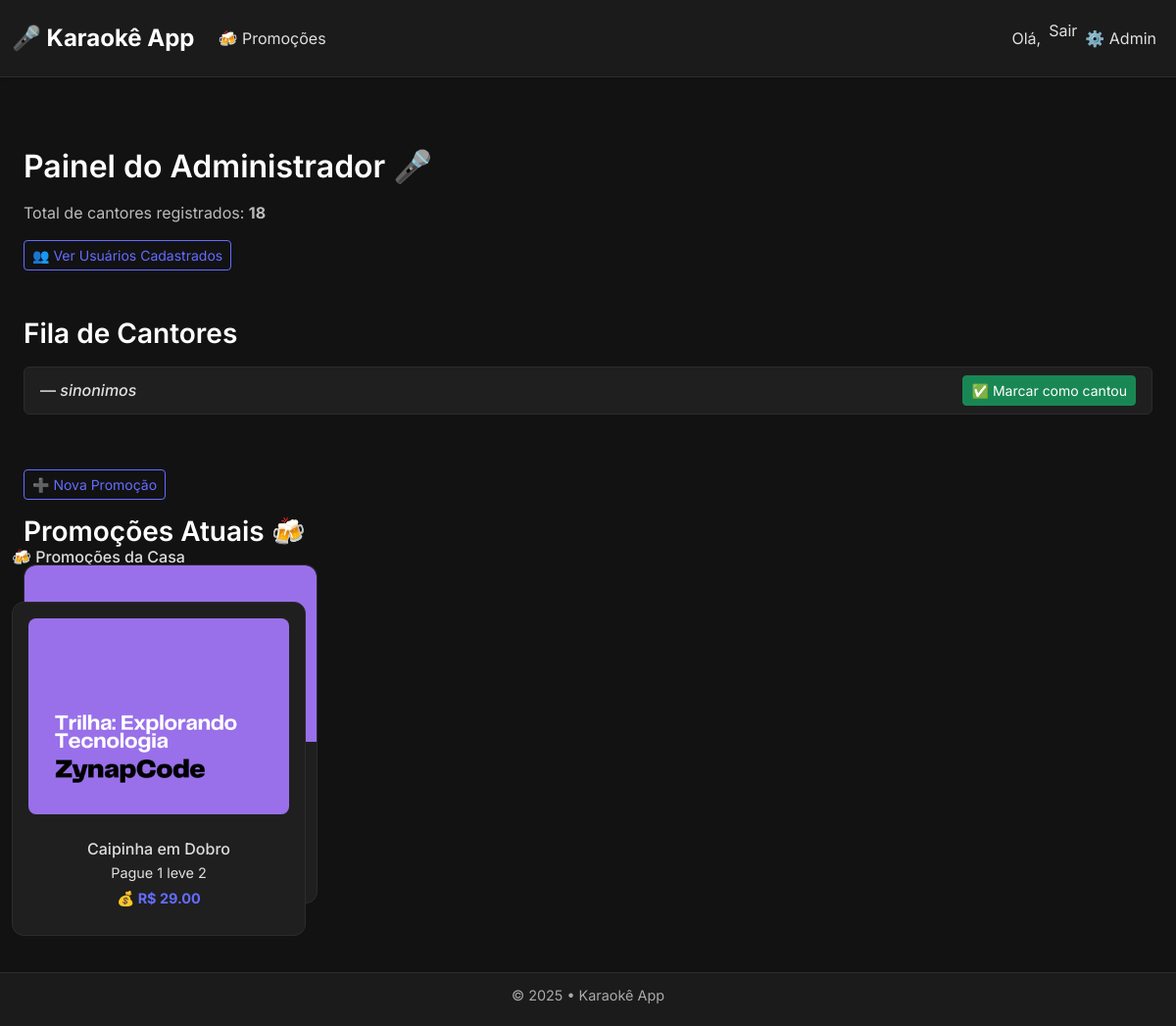
The app's page /painel/ (signed in), older data.
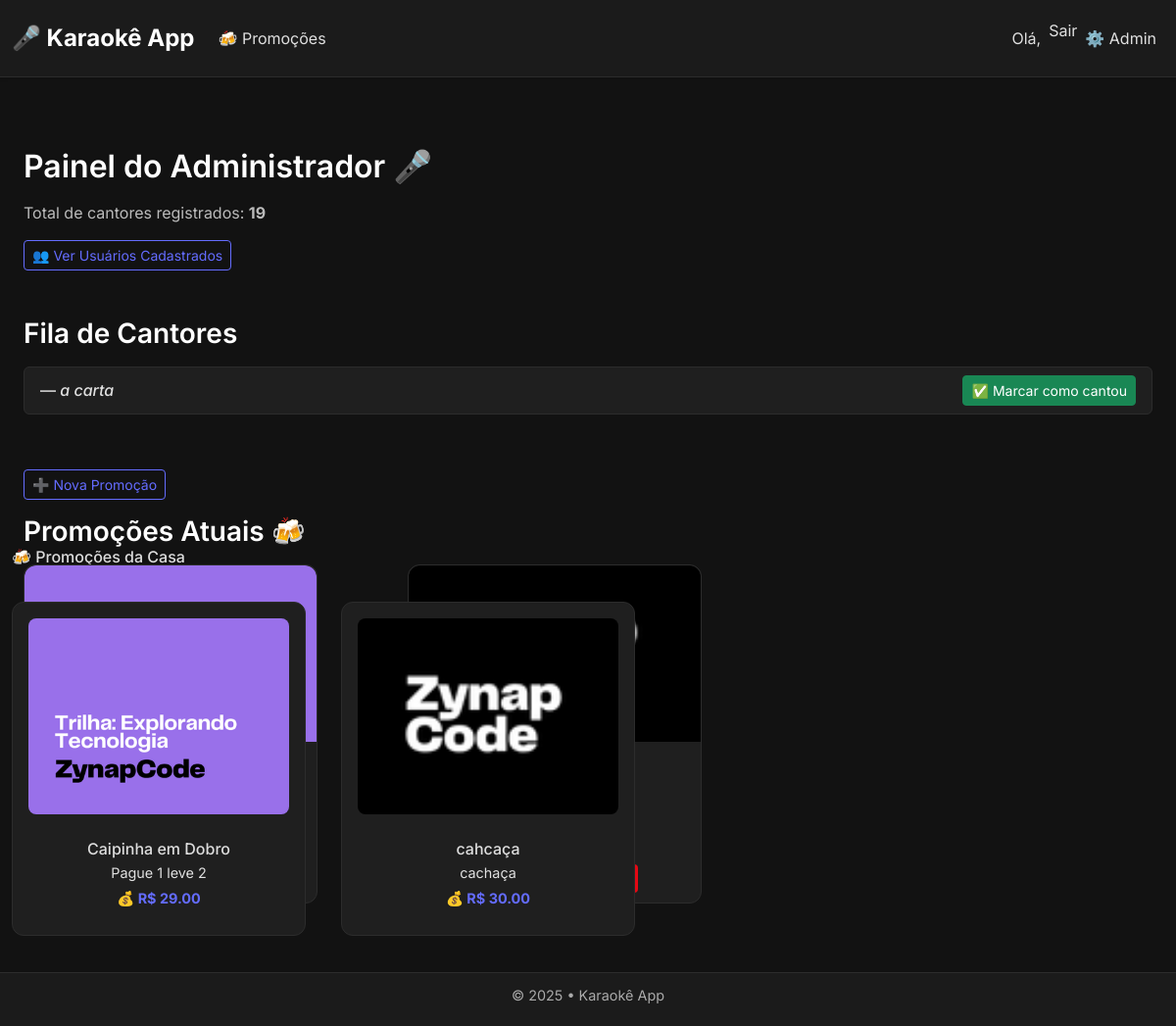
The same page, newer data.
### fila_karaoke/models.py (models this page shows, shortened)
class Cantor(models.Model):
    musica = models.CharField(max_length=200)
    esperando = models.BooleanField(default=True)
    criado_em = models.DateTimeField(auto_now_add=True)
    usuario = models.ForeignKey(settings.AUTH_USER_MODEL, on_delete=models.CASCADE)

class Promocao(models.Model):
    titulo = models.CharField(max_length=200, blank=True, null=True)  # nome da promoção
    imagem = models.ImageField(upload_to='promocoes/')               # foto do combo ou promoção
    descricao = models.TextField(blank=True, null=True)              # texto explicativo da promoção
    valor = models.DecimalField(max_digits=8, decimal_places=2)      # valor do combo ou promoção

### fila_karaoke/views.py (the view)
# urls.py: path('painel/', views.painel_admin, name='painel_admin'),
@staff_member_required
def painel_admin(request):
    cantores = Cantor.objects.filter(esperando=True).order_by('criado_em')
    promocoes = Promocao.objects.all()
    total_cantores = Cantor.objects.count()
    return render(request, 'painel_admin.html', {
        'cantores': cantores,
        'promocoes': promocoes,
        'total_cantores': total_cantores,
    })

### fila_karaoke/templates/painel_admin.html (shortened to what this page needs)
{% extends "base.html" %}
{% block content %}
<div class="container admin-section mt-4">
  <h2>Painel do Administrador 🎤</h2>
  <div class="mb-4">
    <p>Total de cantores registrados: <strong>{{ total_cantores }}</strong></p>
    <a href="{% url 'lista_usuarios' %}" class="btn btn-outline-primary btn-sm">👥 Ver Usuários Cadastrados</a>
  </div>
  <h3 class="mt-5">Fila de Cantores</h3>
  <ul class="list-group mb-5">
    {% for cantor in cantores %}
    <li class="list-group-item d-flex justify-content-between align-items-center">
      <span>{{ cantor.nome }} — <i>{{ cantor.musica }}</i></span>
      <a href="{% url 'cantou' cantor.id %}" class="btn btn-sm btn-success">✅ Marcar como cantou</a>
    </li>
    {% empty %}
    <li class="list-group-item text-muted">Nenhum cantor na fila.</li>
    {% endfor %}
  </ul>
  <div class="d-flex justify-content-between align-items-center mb-3">
    <a href="{% url 'criar_promocao' %}" class="btn btn-outline-primary btn-sm">➕ Nova Promoção</a>
  </div>
  <h3 class="mb-3">Promoções Atuais 🍻</h3>
  <div class="row">
    {% for promo in promocoes %}
    <div class="col-md-4 mb-4">
      <div class="card h-100">
        <div class="card-body d-flex flex-column">
          <h5 class="card-title">{{ promo.titulo }}</h5>
          <p class="card-text flex-grow-1">{{ promo.descricao }}</p>
          <p class="fw-bold">💰 R$ {{ promo.valor }}</p>
          <div class="mt-2">
            <a href="{% url 'editar_promocao' promo.pk %}" class="btn btn-warning btn-sm me-2">✏️ Editar</a>
            <a href="{% url 'excluir_promocao' promo.pk %}" class="btn btn-danger btn-sm">🗑️ Excluir</a>
          </div>
        </div>
      </div>
    </div>
    {% empty %}
    <p class="text-muted">Nenhuma promoção cadastrada.</p>
    {% endfor %}
  </div>
</div>
{% endblock %}

### fila_karaoke/templates/base.html (shortened to what this page needs)
<!DOCTYPE html>
<html lang="pt-br">
<head>
    <link href="https://cdn.jsdelivr.net/npm/bootstrap@5.3.3/dist/css/bootstrap.min.css" rel="stylesheet" />
</head>
<body>
    {% include "header.html" %}
    <main class="container py-5 flex-grow-1">
        {% block content %}{% endblock %}
    </main>
    {% if promocoes %}
    <div class="container mb-5">
        <h5 class="mb-3" style="font-size: 1rem;">🍻 Promoções da Casa</h5>
        <div class="promo-cards-container">
            {% for promo in promocoes %}
            <div class="card p-3 d-flex flex-column align-items-center promo-card">
                <img src="{{ promo.imagem.url }}" alt="{{ promo.titulo }}" />
                <div class="card-body">
                    <h6 class="mb-1">{{ promo.titulo }}</h6>
                    <p class="mb-1 text-truncate" style="max-width: 100%;">{{ promo.descricao|truncatechars:50 }}</p>
                    <p class="fw-bold mb-0">💰 R$ {{ promo.valor }}</p>
                </div>
            </div>
            {% endfor %}
        </div>
    </div>
    {% endif %}
    <body>
        <p>..</p>
    </body>
    {% include "footer.html" %}
</body>
</html>

Row changes from the older to the newer data that the page shows:
no longer on this page (row edited): Cantor: musica "sinonimos"
added Cantor: musica "a carta"
added Promocao: imagem (picture), titulo "cahcaça", descricao "cachaça", valor "30.00"
Text that changed along with them:
{{ total_cantores }}: "18" → "19"
